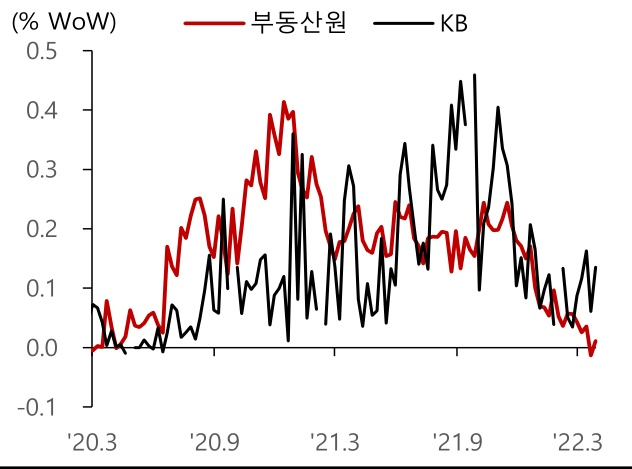
#> input picture backend/modules/document/dataset/raw/chart/2022.04.01_SK_Research_THE부동산_p10_f1_yolounknown.jpg, 632 x 469 px
$ python -i image_preprocessor.py   (imports and definitions only)   (older library calls are emulated)
#> lines starting #> are read from the running program, lines starting #| are printed output that depends on the picture
#> further down, picture is the input picture: PIL image 632x469 RGB; mean R, G, B 237.5, 233.1, 233.1
"""OCR 전 이미지 전처리 모듈

처리 순서:
  1. 최소 해상도 보장 업스케일 (MIN_OCR_PX 기준)
  2. 추가 업스케일 (upscale 파라미터)
  3. 저품질 이미지 전처리
     - 어두운 이미지 → 밝기/대비 자동 보정
     - 흐린 이미지 → 샤프닝
     - 낮은 대비 → CLAHE 또는 PIL 자동 레벨
"""
from __future__ import annotations

import numpy as np
from PIL import Image, ImageEnhance, ImageFilter

# OCR에 필요한 최소 이미지 폭 (픽셀)
# 이 값 미만이면 자동으로 업스케일
MIN_OCR_PX = 300

# 어두운 이미지 기준 (평균 밝기)
_DARK_THRESHOLD    = 100   # mean_gray < 100 → 밝기 보정
# 낮은 대비 기준 (표준편차)
_LOW_CONTRAST_STD  = 30    # std_gray < 30 → 대비 보정
# 흐린 이미지 기준 (Laplacian variance)
_BLUR_THRESHOLD    = 50    # laplacian_var < 50 → 샤프닝


def _estimate_blur(gray_arr: np.ndarray) -> float:
    """Laplacian variance로 흐림 정도 추정. 값이 낮을수록 흐림."""
    try:
        import cv2
        lap = cv2.Laplacian(gray_arr, cv2.CV_64F)
        return float(lap.var())
    except ImportError:
        # cv2 없으면 PIL FIND_EDGES로 대체
        return 100.0   # 알 수 없으면 샤프닝 스킵


def preprocess_for_ocr(image: Image.Image, upscale: float = 1.0) -> Image.Image:
    """OCR 전 이미지를 전처리합니다.

    Args:
        image:   PIL Image (RGB)
        upscale: 추가 업스케일 배율 (1.0 = 업스케일 없음)

    Returns:
        전처리된 PIL Image
    """
#> called with upscale = 1
    # ── 1. 최소 해상도 업스케일 ──────────────────────────────────────────────
    min_dim = min(image.width, image.height)
#> min_dim = 469
    auto_scale = 1.0
    if min_dim < MIN_OCR_PX:
        auto_scale = MIN_OCR_PX / min_dim

    # 추가 업스케일과 합산
    total_scale = max(auto_scale, upscale)
    if total_scale > 1.01:
        new_w = int(image.width  * total_scale)
        new_h = int(image.height * total_scale)
        image = image.resize((new_w, new_h), Image.LANCZOS)

    # ── 2. 픽셀 통계 분석 ─────────────────────────────────────────────────────
    gray_arr = np.array(image.convert("L"), dtype=np.float32)
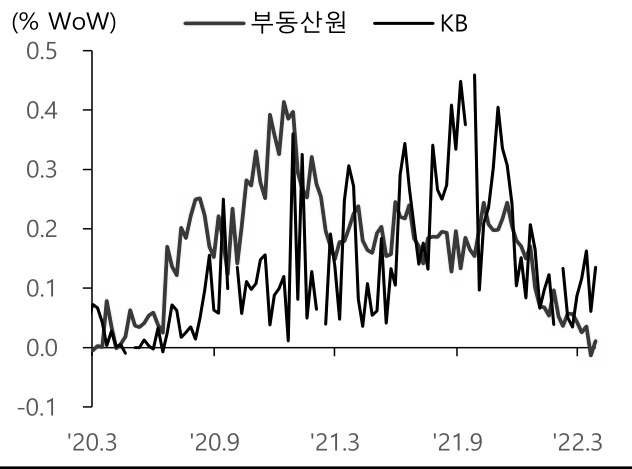
#> gray_arr: shape (469, 632) float32; min 0, max 255, mean 234.4
    mean_g   = float(gray_arr.mean())
#> mean_g = 234.4
    std_g    = float(gray_arr.std())
#> std_g = 62.29

    # ── 3. 어두운 이미지 → 밝기 보정 ────────────────────────────────────────
    if mean_g < _DARK_THRESHOLD:
        factor = min(1.8, 200.0 / max(mean_g, 1.0))
        image = ImageEnhance.Brightness(image).enhance(factor)

    # ── 4. 낮은 대비 → 대비 보정 ─────────────────────────────────────────────
    if std_g < _LOW_CONTRAST_STD:
        image = ImageEnhance.Contrast(image).enhance(1.5)

    # ── 5. 흐린 이미지 → 샤프닝 ──────────────────────────────────────────────
    gray_u8 = np.array(image.convert("L"), dtype=np.uint8)
    blur_val = _estimate_blur(gray_u8)
#> in _estimate_blur, `lap = cv2.Laplacian(gray_arr, cv2.CV_64F)`:
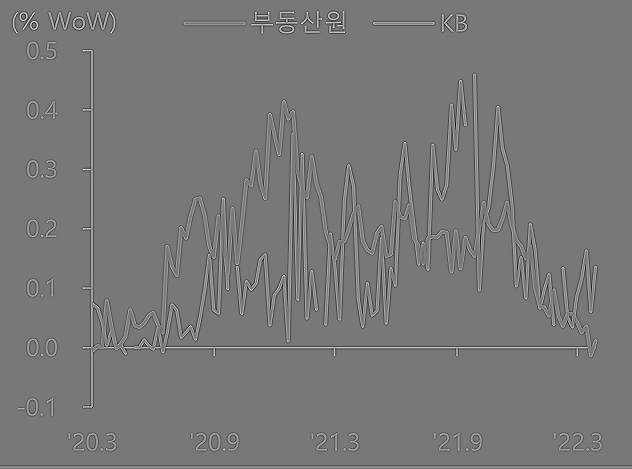
#> lap: shape (469, 632) float64; min -562, max 630, mean 0; drawn with min black and max white
#> blur_val = 3587.9
    if blur_val < _BLUR_THRESHOLD:
        image = image.filter(ImageFilter.SHARPEN)
        image = image.filter(ImageFilter.SHARPEN)   # 2회 적용

    return image

>>> from PIL import Image
>>> picture = Image.open('../../dataset/raw/chart/2022.04.01_SK_Research_THE부동산_p10_f1_yolounknown.jpg')
>>> result = preprocess_for_ocr(picture)

$ run again, on backend/modules/document/dataset/raw/chart/2022.04.01_SK_Research_THE부동산_p10_f2_yolounknown.jpg
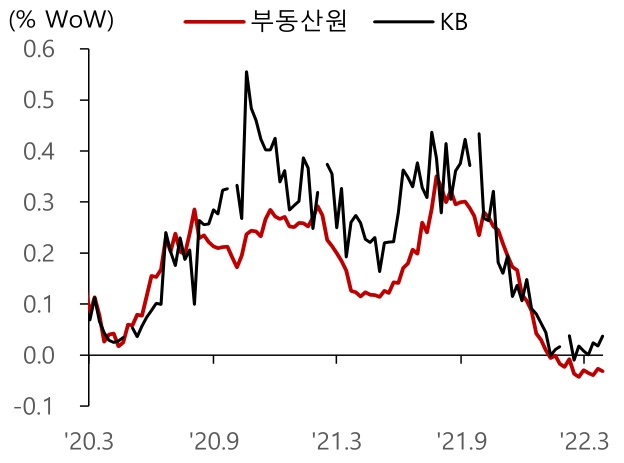
#> input picture backend/modules/document/dataset/raw/chart/2022.04.01_SK_Research_THE부동산_p10_f2_yolounknown.jpg, 624 x 463 px
#> picture is the input picture: PIL image 624x463 RGB; mean R, G, B 244.1, 241.6, 241.6
#> in preprocess_for_ocr, `gray_arr = np.array(image.convert("L"), dtype=np.float32)`:
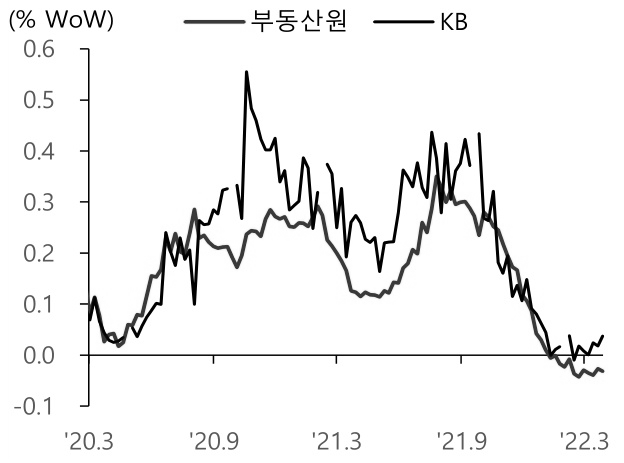
#> gray_arr: shape (463, 624) float32; min 0, max 255, mean 242.4
#> mean_g = 242.4
#> std_g = 49.04
#> in _estimate_blur, `lap = cv2.Laplacian(gray_arr, cv2.CV_64F)`:
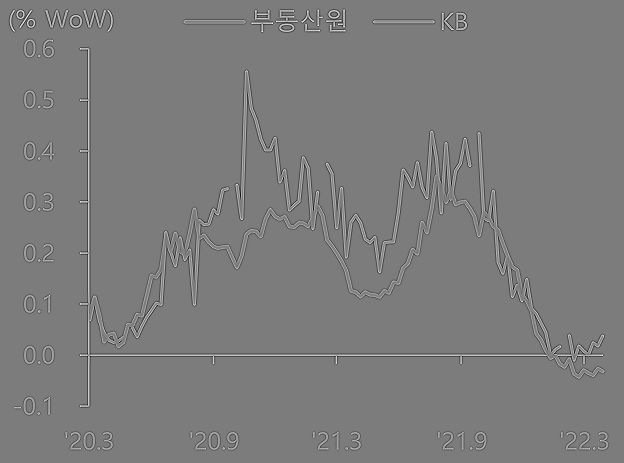
#> lap: shape (463, 624) float64; min -576, max 605, mean 0; drawn with min black and max white
#> blur_val = 2911.9

$ run again, on backend/modules/document/dataset/raw/chart/2022.04.01_SK_Research_THE부동산_p15_f4_yolounknown.jpg
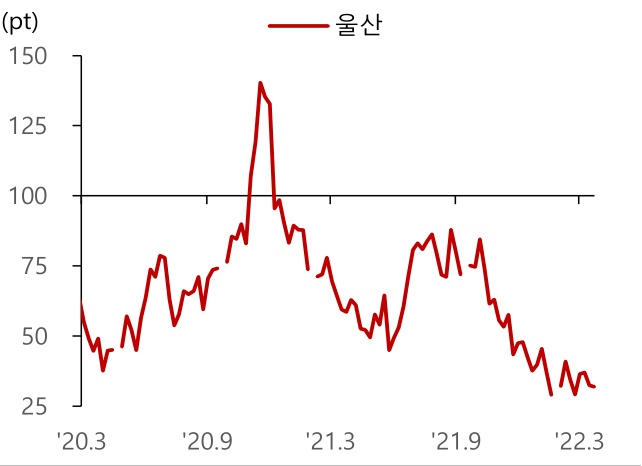
#> input picture backend/modules/document/dataset/raw/chart/2022.04.01_SK_Research_THE부동산_p15_f4_yolounknown.jpg, 642 x 466 px
#> picture is the input picture: PIL image 642x466 RGB; mean R, G, B 250.2, 245.9, 245.9
#> in preprocess_for_ocr, `gray_arr = np.array(image.convert("L"), dtype=np.float32)`:
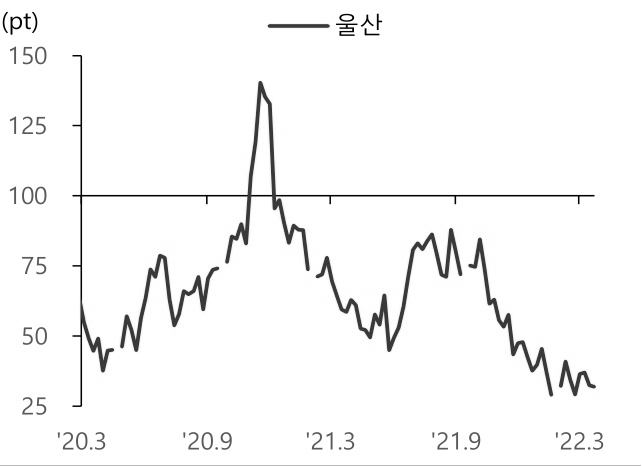
#> gray_arr: shape (466, 642) float32; min 0, max 255, mean 247.2
#> mean_g = 247.2
#> std_g = 35.87
#> in _estimate_blur, `lap = cv2.Laplacian(gray_arr, cv2.CV_64F)`:
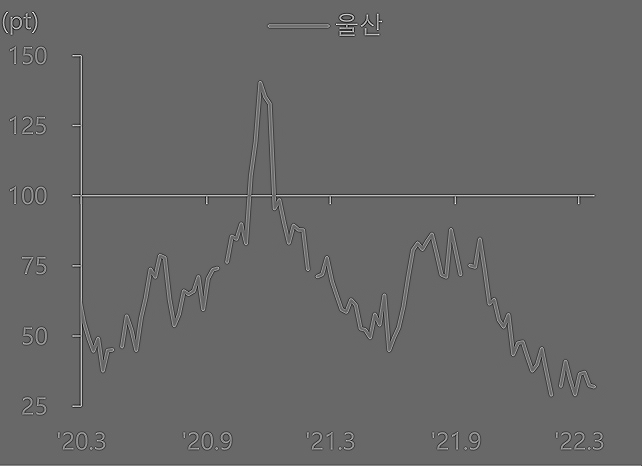
#> lap: shape (466, 642) float64; min -429, max 618, mean 0.1; drawn with min black and max white
#> blur_val = 1698.8

$ run again, on backend/modules/document/dataset/raw/chart/2022.04.01_SK_Research_THE부동산_p15_f5_yolounknown.jpg
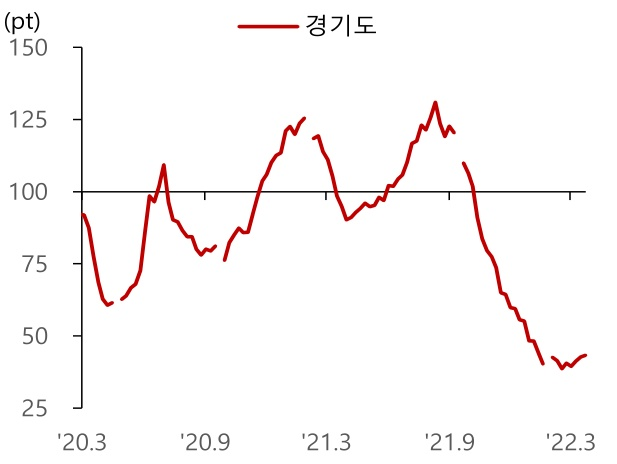
#> input picture backend/modules/document/dataset/raw/chart/2022.04.01_SK_Research_THE부동산_p15_f5_yolounknown.jpg, 617 x 464 px
#> picture is the input picture: PIL image 617x464 RGB; mean R, G, B 250.8, 248.1, 248
#> in preprocess_for_ocr, `gray_arr = np.array(image.convert("L"), dtype=np.float32)`:
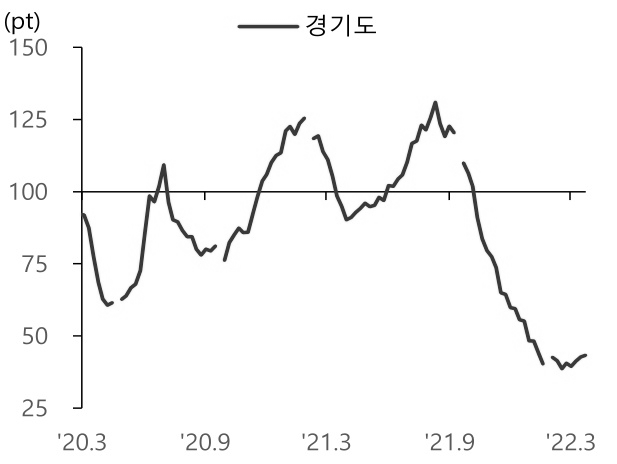
#> gray_arr: shape (464, 617) float32; min 0, max 255, mean 248.9
#> mean_g = 248.9
#> std_g = 32
#> in _estimate_blur, `lap = cv2.Laplacian(gray_arr, cv2.CV_64F)`:
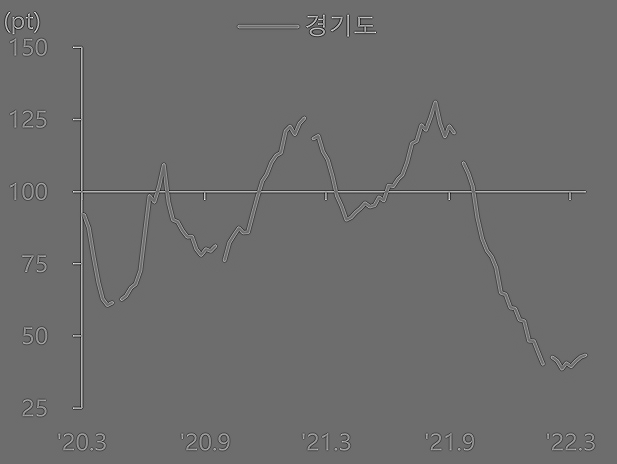
#> lap: shape (464, 617) float64; min -496, max 662, mean 0; drawn with min black and max white
#> blur_val = 1581.3
